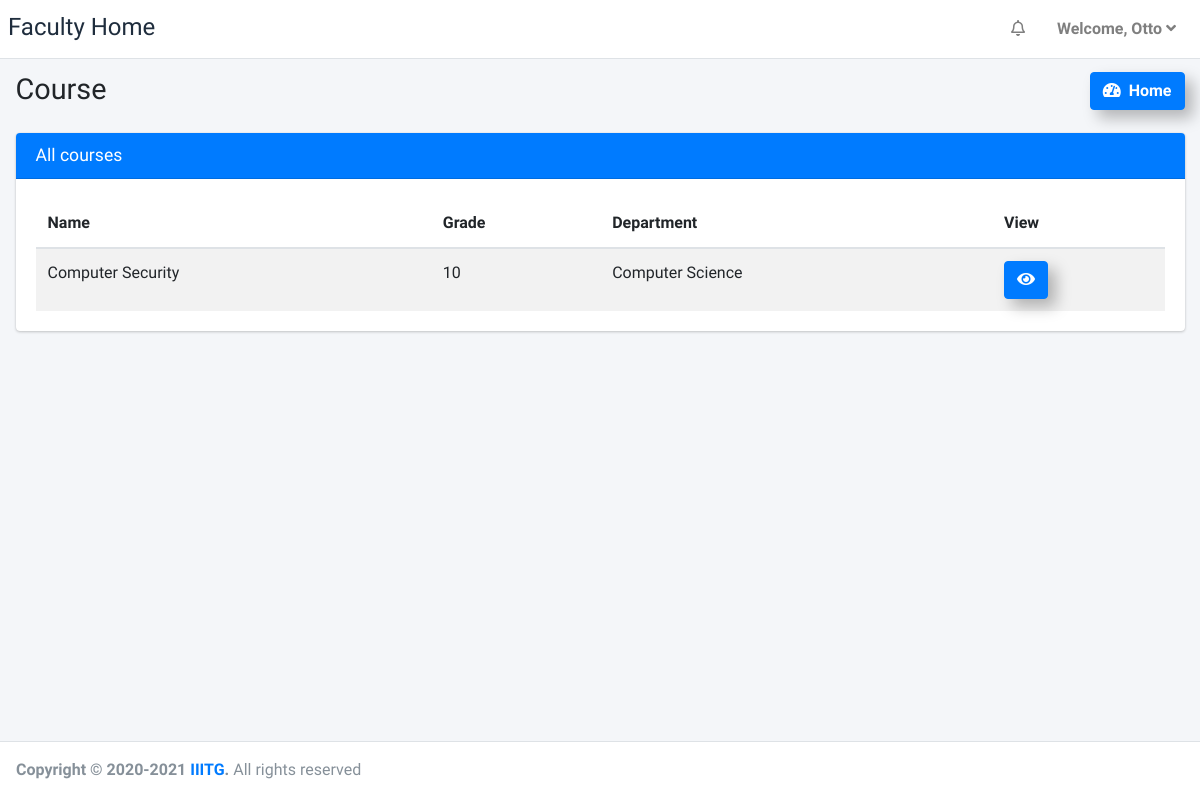
The app's page /faculty/MrX/courses/ (signed in) with its own data.
### mySpace_app/models.py (models this page shows, shortened)
class Course(models.Model):
    course_name = models.CharField(max_length=40, unique=True)
    grade = models.PositiveSmallIntegerField()
    dept = models.ForeignKey(Dept, on_delete=models.CASCADE)

class Dept(models.Model):
    dept_name = models.CharField(max_length=50, unique=True)
    def __str__(self):
        return self.dept_name

### mySpace_app/views.py (the view)
# urls.py: path('faculty/<str:username>/courses/', views.faculty_course_home, name="faculty_course_home"),
def faculty_course_home(request, username):
	res = checkUser(request, username)
	if res: return res
	try:
		user = Faculty.objects.get(user=request.user)
		teaches = InstTeaches.objects.filter(faculty=user)
	except Exception as e:
		return redirect('/')
	courses = []
	for entry in teaches:
		courses.append(entry.course)
	return render(request, 'faculty_templates/faculty_course_home.html', {'courses': courses})

### mySpace_app/utility.py (called while the page is built)
def checkUser(request, username):
    if request.user.is_anonymous:
        return redirect('/login')
    elif request.user.username != username:
        return redirect('/')
    return None

### mySpace_app/templates/faculty_templates/faculty_course_home.html (shortened to what this page needs)
{% extends 'faculty_templates/base.html' %}
{% load static %}
{% load humanize %}
{% block page_title %}
 Course
{% endblock page_title %}
{% block custom_css %}
<link rel="stylesheet" href="{% static "plugins/datatables-bs4/css/dataTables.bootstrap4.min.css" %}">
<link rel="stylesheet" href="{% static "plugins/datatables-responsive/css/responsive.bootstrap4.min.css" %}">
<link rel="stylesheet" href="{% static "plugins/datatables-buttons/css/buttons.bootstrap4.min.css" %}">
{% endblock custom_css %}
{% block main_content %}
<section class="content">
  <div class="container-fluid">
    <div class="row">
      <div class="col-12">
        <div class="card card-primary">
          <div class="card-header">
            <h3 class="card-title">All courses</h3>
          </div>
          <div class="card-body">
            <table id="example1" class="table table-striped">
              <thead>
                <tr>
                  <th>Name</th>
                  <th>Grade</th>
                  <th>Department</th>
                  <th>View</th>
                </tr>
              </thead>
              <tbody>
                {% for course in courses %}
                <tr>
                  <td>{{ course.course_name }}</td>
                  <td>{{ course.grade }}</td>
                  <td>{{ course.dept }}</td>
                  <td><a class="btn btn-primary shadow-custom font-weight-bold" href="{% url 'faculty_course' user.username course.id %}"><i class="nav-icon fas fa-eye"></i></a></td>
                </tr>
                {% endfor %}
              </tbody>
            </table>
          </div>
        </div>
      </div>
    </div>
  </div>
</section>
{% endblock main_content %}

### mySpace_app/templates/faculty_templates/base.html (shortened to what this page needs)
{% load static %}
{% load humanize %}
<!DOCTYPE html>
<html>
<head>
  <link rel="stylesheet" href="{% static "plugins/fontawesome-free/css/all.min.css" %}">
  <link rel="stylesheet" href="https://code.ionicframework.com/ionicons/2.0.1/css/ionicons.min.css">
  <link rel="stylesheet" href="{% static "plugins/tempusdominus-bootstrap-4/css/tempusdominus-bootstrap-4.min.css" %}">
  <link rel="stylesheet" href="{% static "plugins/icheck-bootstrap/icheck-bootstrap.min.css" %}">
  <link rel="stylesheet" href="{% static "plugins/jqvmap/jqvmap.min.css" %}">
  <link rel="stylesheet" href="{% static "dist/css/adminlte.min.css" %}">
  <link rel="stylesheet" href="{% static "plugins/overlayScrollbars/css/OverlayScrollbars.min.css" %}">
  <link rel="stylesheet" href="{% static "plugins/daterangepicker/daterangepicker.css" %}">
  <link rel="stylesheet" href="{% static "plugins/summernote/summernote-bs4.css" %}">
  <link rel="stylesheet" href="{% static "custom/css/style.css" %}">
  {% block custom_css %}  {% endblock custom_css %}
</head>
<body class="hold-transition sidebar-mini layout-fixed layout-navbar-fixed">
<div class="wrapper">
  <nav class="main-header navbar navbar-expand navbar-white navbar-light" style="margin-left: 0;">
    <h4 class="title-c1" style="margin-top: 5px;">
      <span class="desktop">Faculty Home</span>
    </h4>
    <ul class="navbar-nav ml-auto">
      <li class="nav-item dropdown">
        <a class="nav-link" data-toggle="dropdown" href="#">
          <i class="far fa-bell"></i>
        </a>
      </li>
      <li class="nav-item d-flex">
        <a class="nav-link title-c2" style="white-space: nowrap; cursor: pointer;" data-toggle="dropdown" aria-haspopup="true" aria-expanded="false">
          <span class="hidden">Welcome, </span>{{ user.first_name }}
          <i class="fas fa-angle-down"></i>
        </a>
      </li>
    </ul>
  </nav>
   <div class="content-wrapper" style="margin-left: 0;">
    <div class="content-header">
      <div class="container-fluid">
        <div class="row mb-2">
          <div class="col-sm-6">
            <h1 class="m-0">
                {% block page_title %}
                {% endblock page_title %}
            </h1>
          </div>
          <div class="col-sm-6">
            <ol class="breadcrumb float-sm-right">
              <li class="breadcrumb-item"><a class="btn btn-primary shadow-custom font-weight-bold" href="{% url 'faculty_home' user %}"><i class="nav-icon fas fa-tachometer-alt mr-2"></i>Home</a></li>
            </ol>
          </div>
        </div>
      </div>
    </div>
     {% block main_content %}{% endblock main_content %}
  </div>
    {% include 'faculty_templates/footer.html' %}
</div>
</body>
</html>

### mySpace_app/static/custom/css/style.css (style rules this page uses)
.shadow-custom { box-shadow: 8px 8px 15px rgba(0, 0, 0, 0.267) !important; }
.breadcrumb-item { margin-top: 10px; display: none; }
@media screen and (min-width: 992px) { .breadcrumb-item { margin-top: 0px; display: inline-block; } }
.btn { box-shadow: 8px 8px 15px rgba(0, 0, 0, 0.267) !important; }

### mySpace_app/templates/faculty_templates/base.html (style rules this page uses)
.title-c1 { font-size: 20px; }
.desktop { font-size: 0px; }
.title-c2 { font-size: 15px; }
.hidden { font-size: 0; }
@media screen and (min-width: 992px) { .title-c1 { font-size: 24px; } }
@media screen and (min-width: 992px) { .desktop { font-size: 24px; } }
@media screen and (min-width: 992px) { .title-c2 { font-size: 16px; font-weight: 600; } }
@media screen and (min-width: 992px) { .hidden { font-size: 16px; } }

### records on screen
Course: course_name "Computer Security", grade "10", dept "Computer Science"

### other values on screen
{{ user.first_name }} "Otto"
